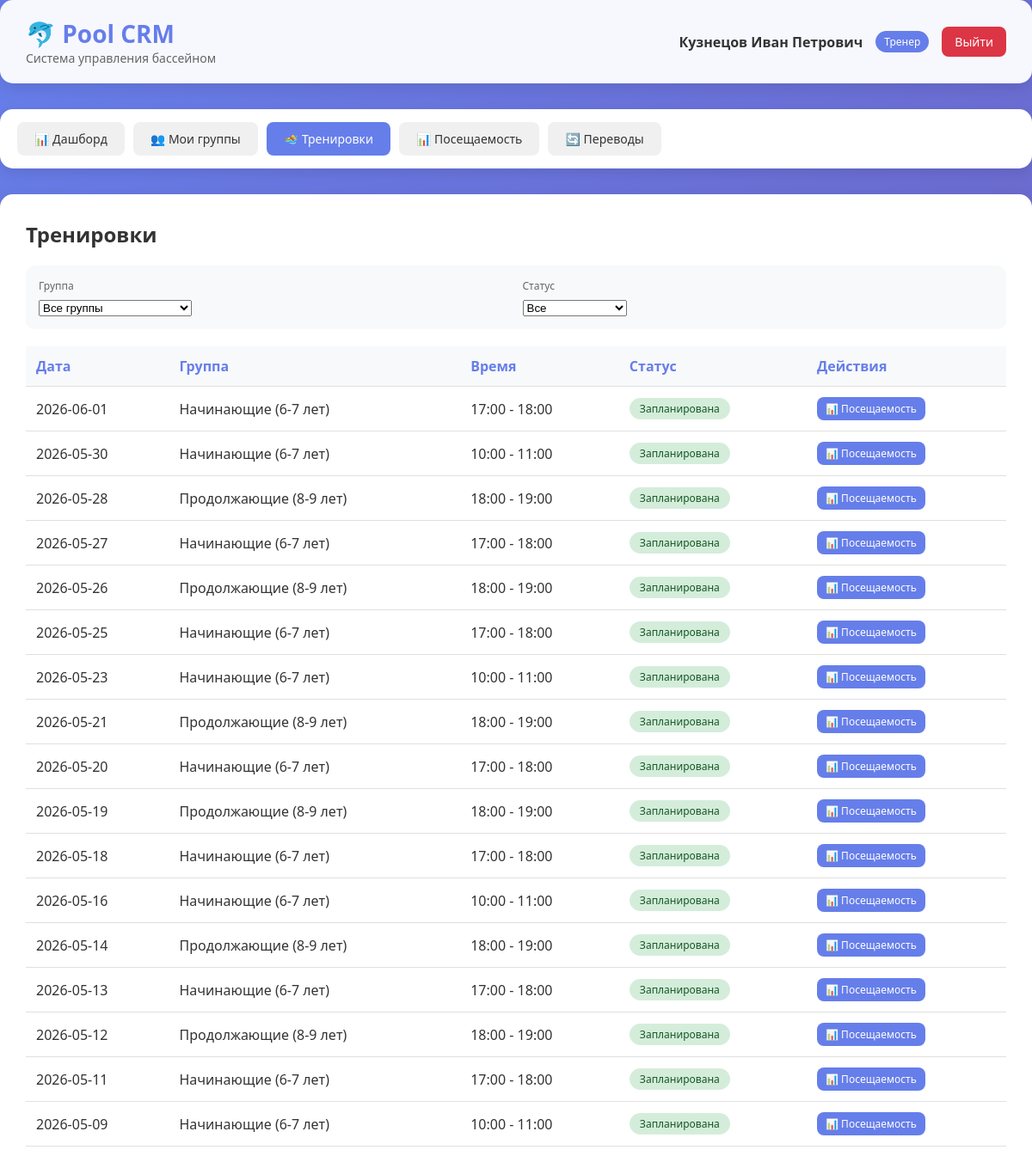
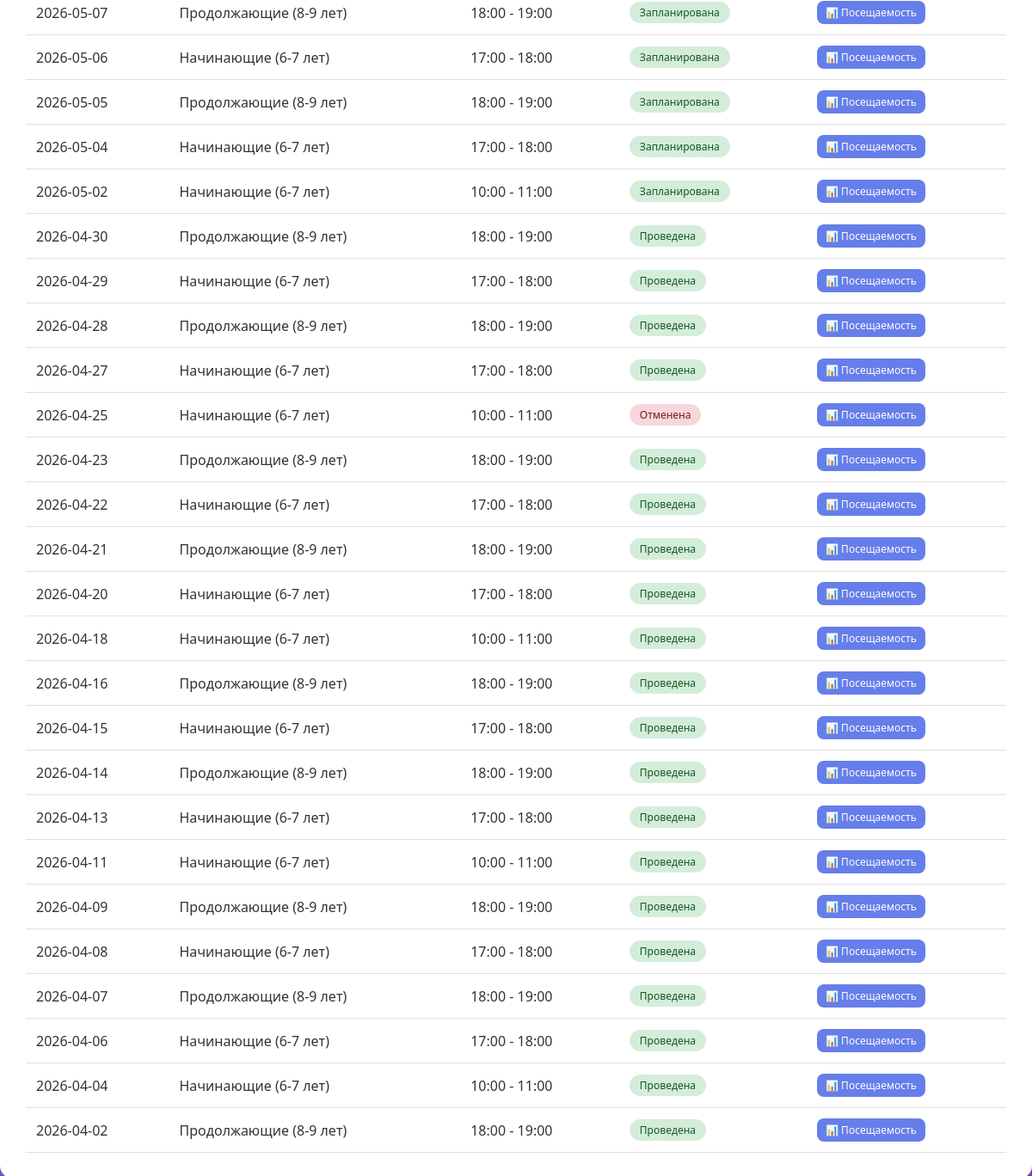
/trainings (signed in), run on the app's committed database (2 pictures, top to bottom).
### database.py (models this page shows)
class CoachDB(Base):
    __tablename__ = "coaches"
    id = Column(Integer, primary_key=True, index=True)
    name = Column(String, nullable=False)
    email = Column(String, unique=True, nullable=False)
    phone = Column(String)
    password = Column(String, nullable=False)
    is_active = Column(Boolean, default=True)
    created_at = Column(String, default=lambda: datetime.now().strftime("%d.%m.%Y %H:%M"))
    groups = relationship("GroupDB", back_populates="coach")
    transfer_requests = relationship("TransferRequestDB", back_populates="coach")

class GroupDB(Base):
    __tablename__ = "groups"
    id = Column(Integer, primary_key=True, index=True)
    name = Column(String, nullable=False)
    level = Column(Integer, nullable=False)
    coach_id = Column(Integer, ForeignKey("coaches.id"))
    max_capacity = Column(Integer, default=12)
    age_tolerance = Column(Float, default=1.0)
    is_active = Column(Boolean, default=True)
    created_at = Column(String, default=lambda: datetime.now().strftime("%d.%m.%Y %H:%M"))
    coach = relationship("CoachDB", back_populates="groups")
    time_slots = relationship("TimeSlotDB", back_populates="group", cascade="all, delete-orphan")
    enrollments = relationship("EnrollmentDB", back_populates="group")
    trainings = relationship("TrainingDB", back_populates="group")
    applications = relationship("ApplicationDB", back_populates="group")
    transfer_history_from = relationship("TransferHistoryDB", foreign_keys="TransferHistoryDB.from_group_id", back_populates="from_group")
    transfer_history_to = relationship("TransferHistoryDB", foreign_keys="TransferHistoryDB.to_group_id", back_populates="to_group")
    transfer_requests_from = relationship("TransferRequestDB", foreign_keys="TransferRequestDB.from_group_id", back_populates="from_group")
    transfer_requests_to = relationship("TransferRequestDB", foreign_keys="TransferRequestDB.suggested_group_id", back_populates="suggested_group")

class TrainingDB(Base):
    __tablename__ = "trainings"
    id = Column(Integer, primary_key=True, index=True)
    group_id = Column(Integer, ForeignKey("groups.id"), nullable=False)
    time_slot_id = Column(Integer, ForeignKey("time_slots.id"), nullable=False)
    date = Column(Date, nullable=False)
    start_time = Column(Time, nullable=False)
    end_time = Column(Time, nullable=False)
    status = Column(SQLEnum(TrainingStatus), default=TrainingStatus.SCHEDULED)
    group = relationship("GroupDB", back_populates="trainings")
    time_slot = relationship("TimeSlotDB", back_populates="trainings")
    attendances = relationship("AttendanceDB", back_populates="training")

### main.py (the view)
@app.get("/trainings", response_class=HTMLResponse)
async def trainings_list(
        request: Request,
        group_id: Optional[int] = Query(None),
        status: Optional[str] = Query(None),
        db: Session = Depends(get_db)
):
    user = get_current_user(request, db)
    if not user:
        return RedirectResponse(url="/login")
    query = db.query(TrainingDB)
    if user["role"] == "coach":
        coach_groups = db.query(GroupDB.id).filter(GroupDB.coach_id == user["id"]).subquery()
        query = query.filter(TrainingDB.group_id.in_(coach_groups))
    if group_id:
        query = query.filter(TrainingDB.group_id == group_id)
    if status:
        query = query.filter(TrainingDB.status == status)
    trainings = query.order_by(TrainingDB.date.desc()).limit(100).all()
    trainings_data = []
    for training in trainings:
        trainings_data.append({
            "id": training.id,
            "date": training.date,
            "group_name": training.group.name if training.group else "Unknown",
            "start_time": training.start_time.strftime("%H:%M") if training.start_time else "00:00",
            "end_time": training.end_time.strftime("%H:%M") if training.end_time else "00:00",
            "status": training.status.value if training.status else "scheduled"
        })
    groups_query = db.query(GroupDB).filter(GroupDB.is_active == True)
    if user["role"] == "coach":
        groups_query = groups_query.filter(GroupDB.coach_id == user["id"])
    groups = groups_query.all()
    return templates.TemplateResponse(
        name = "trainings.html",
        request = request,
        context = {
            "request": request,
            "user": user,
            "trainings": trainings_data,
            "groups": groups,
            "filters": {"group_id": group_id, "status": status}
        })

### templates/trainings.html (shortened to what this page needs)
{% extends "base.html" %}
{% block content %}
<div class="header">
    <div class="logo">
        <h1>🐬 Pool CRM</h1>
        <p>Система управления бассейном</p>
    </div>
    <div class="user-info">
        <span class="user-name">{{ user.name }}</span>
        <span class="user-role">
            {% if user.role == 'admin' %}Администратор
            {% elif user.role == 'coach' %}Тренер
            {% else %}Родитель{% endif %}
        </span>
        <a href="/logout" class="logout-btn">Выйти</a>
    </div>
</div>
<div class="nav-menu">
    <a href="/dashboard" class="nav-link">📊 Дашборд</a>
    {% if user.role == 'coach' %}
    <a href="/groups" class="nav-link">👥 Мои группы</a>
    <a href="/trainings" class="nav-link active">🏊 Тренировки</a>
    <a href="/attendance" class="nav-link">📊 Посещаемость</a>
    <a href="/transfers" class="nav-link">🔄 Переводы</a>
    {% endif %}
</div>
<div class="content">
    <div class="action-bar">
        <h2>Тренировки</h2>
    </div>
    <div class="filters-bar">
        <div class="filter-group">
            <label>Группа</label>
            <select name="group_id" onchange="this.form.submit()" form="filterForm">
                <option value="">Все группы</option>
            </select>
        </div>
        <div class="filter-group">
            <label>Статус</label>
            <select name="status" onchange="this.form.submit()" form="filterForm">
                <option value="">Все</option>
            </select>
        </div>
    </div>
    <table class="data-table">
        <thead>
            <tr>
                <th>Дата</th>
                <th>Группа</th>
                <th>Время</th>
                <th>Статус</th>
                <th>Действия</th>
            </tr>
        </thead>
        <tbody>
            {% for training in trainings %}
            <tr>
                <td>{{ training.date }}</td>
                <td>{{ training.group_name }}</td>
                <td>{{ training.start_time }} - {{ training.end_time }}</td>
                <td>
                    <span class="status-badge
                        {% if training.status == 'scheduled' %}status-active
                        {% elif training.status == 'completed' %}status-approved
                        {% else %}status-rejected{% endif %}">
                        {% if training.status == 'scheduled' %}Запланирована
                        {% elif training.status == 'completed' %}Проведена
                        {% else %}Отменена{% endif %}
                    </span>
                </td>
                <td>
                    {% if user.role == 'coach' or user.role == 'admin' %}
                    <a href="/attendance?training_id={{ training.id }}" class="btn btn-sm btn-primary">📊 Посещаемость</a>
                    {% endif %}
                </td>
            </tr>
            {% endfor %}
        </tbody>
    </table>
</div>
{% endblock %}

### templates/base.html (style rules this page uses)
* { margin: 0; padding: 0; box-sizing: border-box; }
body { font-family: 'Segoe UI', Tahoma, Geneva, Verdana, sans-serif; background: linear-gradient(135deg, #667eea 0%, #764ba2 100%); min-height: 100vh; color: #333; }
.header { background: rgba(255, 255, 255, 0.95); border-radius: 15px; padding: 20px 30px; margin-bottom: 30px; box-shadow: 0 5px 20px rgba(0,0,0,0.1); display: flex; justify-content: space-between; align-items: center; flex-wrap: wrap; }
.logo h1 { color: #667eea; font-size: 28px; }
.logo p { color: #666; font-size: 14px; }
.user-info { display: flex; align-items: center; gap: 15px; }
.user-name { font-weight: 600; color: #333; }
.user-role { background: #667eea; color: white; padding: 4px 10px; border-radius: 20px; font-size: 12px; }
.logout-btn { background: #dc3545; color: white; border: none; padding: 8px 15px; border-radius: 8px; cursor: pointer; text-decoration: none; font-size: 14px; }
.nav-menu { background: white; border-radius: 15px; padding: 15px 20px; margin-bottom: 30px; box-shadow: 0 5px 15px rgba(0,0,0,0.1); display: flex; gap: 10px; flex-wrap: wrap; }
.nav-link { background: #f0f0f0; border: none; padding: 10px 20px; border-radius: 8px; cursor: pointer; text-decoration: none; color: #333; font-size: 14px; font-weight: 500; transition: all 0.3s; }
.nav-link.active { background: #667eea; color: white; }
.content { background: white; border-radius: 15px; padding: 30px; box-shadow: 0 5px 20px rgba(0,0,0,0.1); min-height: 500px; }
.data-table { width: 100%; border-collapse: collapse; margin-top: 20px; }
.data-table th, .data-table td { padding: 12px; text-align: left; border-bottom: 1px solid #e0e0e0; }
.data-table th { background: #f8f9fa; font-weight: 600; color: #667eea; }
.btn { padding: 10px 20px; border: none; border-radius: 8px; cursor: pointer; font-size: 14px; font-weight: 500; transition: all 0.3s; text-decoration: none; display: inline-block; }
.btn-primary { background: #667eea; color: white; }
.btn-sm { padding: 5px 10px; font-size: 12px; }
.status-badge { display: inline-block; padding: 4px 12px; border-radius: 20px; font-size: 12px; font-weight: 500; }
.status-active { background: #d4edda; color: #155724; }
.status-approved { background: #d4edda; color: #155724; }
.status-rejected { background: #f8d7da; color: #721c24; }
.filters-bar { background: #f8f9fa; padding: 15px; border-radius: 10px; margin-bottom: 20px; display: flex; gap: 15px; flex-wrap: wrap; align-items: flex-end; }
.filter-group { flex: 1; min-width: 150px; }
.filter-group label { display: block; margin-bottom: 5px; font-size: 12px; color: #666; }
.action-bar { display: flex; justify-content: space-between; align-items: center; margin-bottom: 20px; flex-wrap: wrap; gap: 15px; }

### data on the page
CoachDB: name "Кузнецов Иван Петрович"
GroupDB: date "2026-06-01", group_name "Начинающие (6-7 лет)", start_time "17:00", end_time "18:00", shows "Запланирована", date "2026-05-30", start_time "10:00", end_time "11:00", date "2026-05-27", date "2026-05-25", date "2026-05-23", date "2026-05-20", date "2026-05-18", date "2026-05-16", date "2026-05-13", date "2026-05-11", date "2026-05-09", date "2026-05-06", date "2026-05-04", date "2026-05-02", date "2026-04-29", date "2026-04-27", date "2026-04-25", date "2026-04-22", date "2026-04-20", date "2026-04-18", date "2026-04-15", date "2026-04-13", date "2026-04-11", date "2026-04-08", date "2026-04-06", date "2026-04-04"
GroupDB: date "2026-05-28", group_name "Продолжающие (8-9 лет)", start_time "18:00", end_time "19:00", shows "Запланирована", date "2026-05-26", date "2026-05-21", date "2026-05-19", date "2026-05-14", date "2026-05-12", date "2026-05-07", date "2026-05-05", date "2026-04-30", date "2026-04-28", date "2026-04-23", date "2026-04-21", date "2026-04-16", date "2026-04-14", date "2026-04-09", date "2026-04-07", date "2026-04-02"
